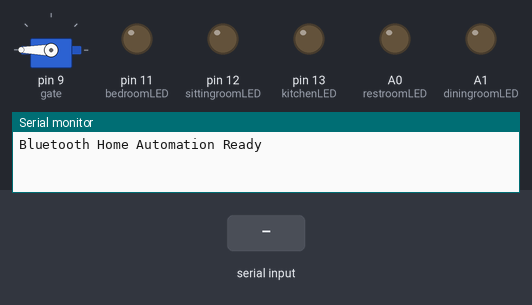
Simulated run of this sketch. Board: Arduino Uno, built with avr-gcc and run on an emulated ATmega328P. Parts: servo, output pins drawn as LEDs (lit = HIGH), the last lines printed to the serial monitor. Inputs (shaded band) come from the test bench.

Above: at 1.2 s.
1.3 s: "1" received over Serial
At 1.7 s:
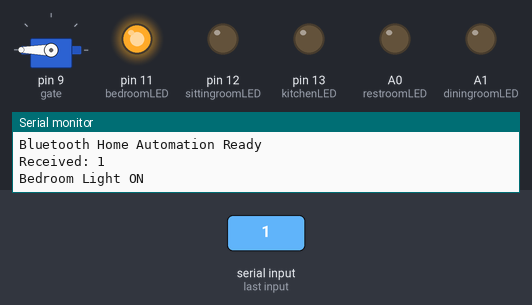
2.8 s: byte 66 ('B') received over Serial
At 4.0 s:
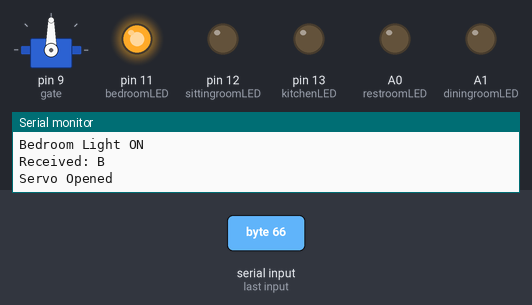
4.3 s: "0" received over Serial
At 5.2 s:
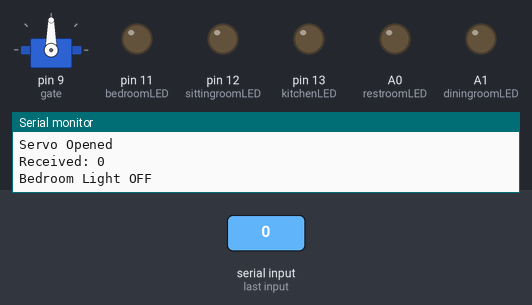
5.8 s: "3" received over Serial
At 6.3 s:
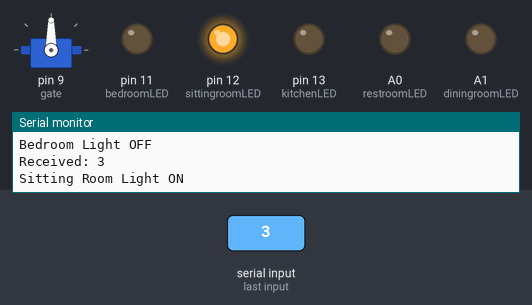
7.3 s: byte 67 ('C') received over Serial
At 8.5 s:
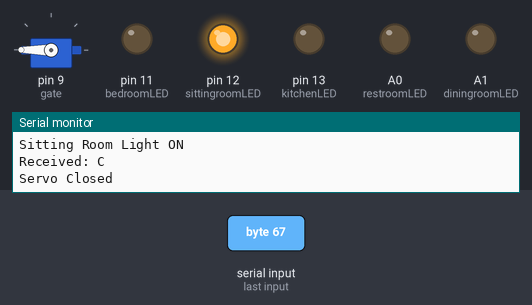
8.8 s: "5" received over Serial
At 9.8 s:
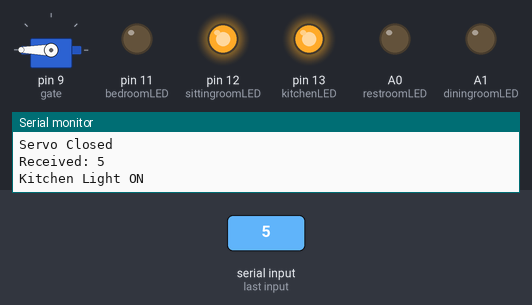
Timing chart, 0 to 11.3 s (numbered marks = the images above; inputs shaded):
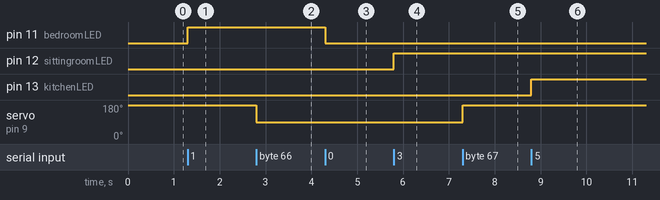

Measured:
- after the input at 1.3 s, pin 11 (bedroomLED): LOW → HIGH at once
- after the input at 2.8 s, servo on pin 9 (gate): 180° → 90° at once
- after the input at 4.3 s, pin 11 (bedroomLED): HIGH → LOW at once
- after the input at 5.8 s, pin 12 (sittingroomLED): LOW → HIGH at once
- after the input at 7.3 s, servo on pin 9 (gate): 90° → 180° at once
- after the input at 8.8 s, pin 13 (kitchenLED): LOW → HIGH at once

The sketch:

bluetooth_home_automation.ino
```cpp
#include <Servo.h>

// Create one servo object
Servo gate;

// LED pins
int bedroomLED = 11;
int sittingroomLED = 12;
int kitchenLED = 13;
int restroomLED = A0;
int diningroomLED = A1;

// Variable for Bluetooth data
char val;

void setup() {

  // Set LED pins as OUTPUT
  pinMode(bedroomLED, OUTPUT);
  pinMode(sittingroomLED, OUTPUT);
  pinMode(kitchenLED, OUTPUT);
  pinMode(restroomLED, OUTPUT);
  pinMode(diningroomLED, OUTPUT);

  // Turn OFF all LEDs initially
  digitalWrite(bedroomLED, LOW);
  digitalWrite(sittingroomLED, LOW);
  digitalWrite(kitchenLED, LOW);
  digitalWrite(restroomLED, LOW);
  digitalWrite(diningroomLED, LOW);

  // Attach only ONE servo motor
  gate.attach(9);

  // Initial servo position
  gate.write(180);

  // Start serial communication
  Serial.begin(9600);

  Serial.println("Bluetooth Home Automation Ready");
}

void loop() {

  // Check if Bluetooth data is available
  if (Serial.available() > 0) {

    val = Serial.read();

    Serial.print("Received: ");
    Serial.println(val);

    // BEDROOM LIGHT
    if (val == '1') {
      digitalWrite(bedroomLED, HIGH);
      Serial.println("Bedroom Light ON");
    }

    else if (val == '0') {
      digitalWrite(bedroomLED, LOW);
      Serial.println("Bedroom Light OFF");
    }

    // SITTING ROOM LIGHT
    else if (val == '3') {
      digitalWrite(sittingroomLED, HIGH);
      Serial.println("Sitting Room Light ON");
    }

    else if (val == '4') {
      digitalWrite(sittingroomLED, LOW);
      Serial.println("Sitting Room Light OFF");
    }

    // KITCHEN LIGHT
    else if (val == '5') {
      digitalWrite(kitchenLED, HIGH);
      Serial.println("Kitchen Light ON");
    }

    else if (val == '6') {
      digitalWrite(kitchenLED, LOW);
      Serial.println("Kitchen Light OFF");
    }

    // RESTROOM LIGHT
    else if (val == '7') {
      digitalWrite(restroomLED, HIGH);
      Serial.println("Restroom Light ON");
    }

    else if (val == '8') {
      digitalWrite(restroomLED, LOW);
      Serial.println("Restroom Light OFF");
    }

    // DINING ROOM LIGHT
    else if (val == '9') {
      digitalWrite(diningroomLED, HIGH);
      Serial.println("Dining Room Light ON");
    }

    else if (val == 'A') {
      digitalWrite(diningroomLED, LOW);
      Serial.println("Dining Room Light OFF");
    }

    // SERVO MOTOR CONTROL
    else if (val == 'B') {
      gate.write(90);
      Serial.println("Servo Opened");
    }

    else if (val == 'C') {
      gate.write(180);
      Serial.println("Servo Closed");
    }

    delay(100);
  }
}
```
